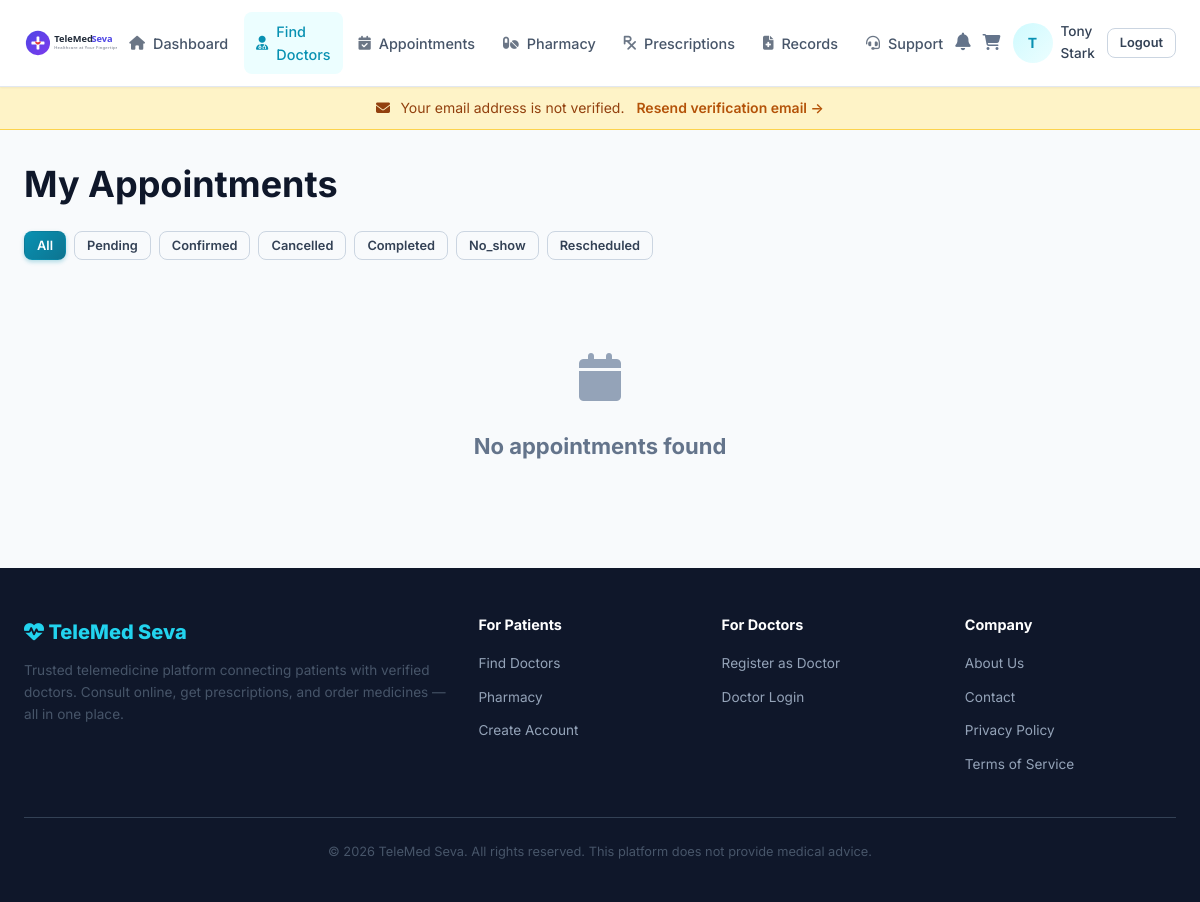
The page /appointments/my (signed in) on the database as committed earlier.
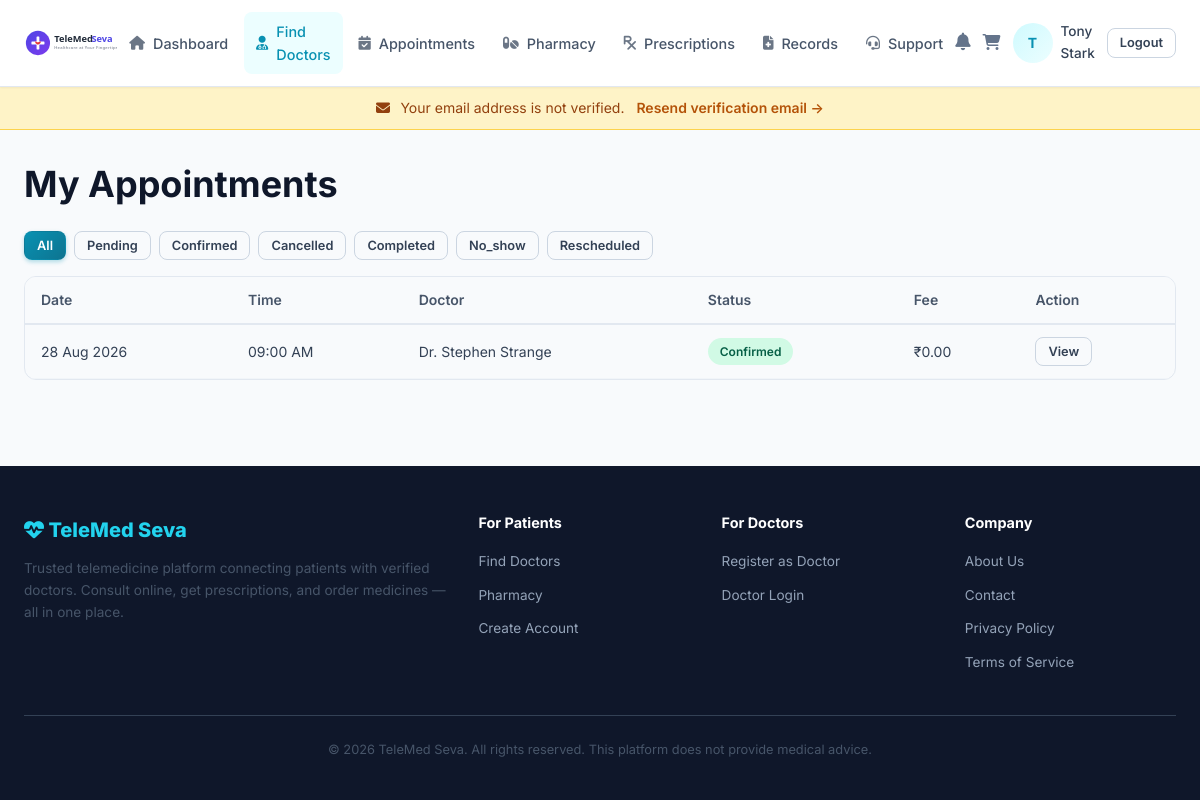
The same page on the database as committed later.
### app/models/appointment.py (models this page shows, shortened)
class Appointment(db.Model):
    __tablename__ = 'appointments'
    id = db.Column(db.Integer, primary_key=True)
    patient_id = db.Column(
        db.Integer,
        db.ForeignKey('users.id', ondelete='CASCADE'),
        nullable=False,
        index=True,
    )
    doctor_id = db.Column(
        db.Integer,
        db.ForeignKey('doctor_profiles.id', ondelete='CASCADE'),
        nullable=False,
        index=True,
    )
    appointment_date = db.Column(db.Date, nullable=False)
    start_time = db.Column(db.Time, nullable=False)
    end_time = db.Column(db.Time, nullable=False)
    appointment_type = db.Column(
        db.Enum(AppointmentType), default=AppointmentType.VIDEO, nullable=False
    )
    status = db.Column(
        db.Enum(AppointmentStatus),
        default=AppointmentStatus.PENDING,
        nullable=False,
        index=True,
    )
    cancellation_reason = db.Column(db.Text)
    cancelled_by = db.Column(db.Integer, db.ForeignKey('users.id'), nullable=True)
    locked_until = db.Column(db.DateTime, nullable=True)
    locked_by = db.Column(db.Integer, db.ForeignKey('users.id'), nullable=True)
    patient_notes = db.Column(db.Text)
    consultation_fee = db.Column(db.Numeric(10, 2), nullable=False, default=0)
    rescheduled_from = db.Column(db.Integer, db.ForeignKey('appointments.id'), nullable=True)
    created_at = db.Column(db.DateTime, default=lambda: datetime.now(timezone.utc), nullable=False)
    updated_at = db.Column(
        db.DateTime,
        default=lambda: datetime.now(timezone.utc),
        onupdate=lambda: datetime.now(timezone.utc),
    )
    patient = db.relationship('User', foreign_keys=[patient_id], backref='patient_appointments')
    doctor = db.relationship('DoctorProfile', backref='appointments')
    consultation = db.relationship(
        'Consultation', backref='appointment', uselist=False, cascade='all, delete-orphan'
    )
    payment = db.relationship(
        'Payment',
        primaryjoin="and_(Payment.reference_type=='appointment', "
                    "foreign(Payment.reference_id)==Appointment.id)",
        viewonly=True,
        uselist=False,
    )
    __table_args__ = (
        db.UniqueConstraint(
            'doctor_id', 'appointment_date', 'start_time',
            name='uq_doctor_date_slot',
        ),
    )
    VALID_TRANSITIONS = {
        AppointmentStatus.PENDING: {
            AppointmentStatus.CONFIRMED,
            AppointmentStatus.CANCELLED,
        },
        AppointmentStatus.CONFIRMED: {
            AppointmentStatus.COMPLETED,
            AppointmentStatus.CANCELLED,
            AppointmentStatus.NO_SHOW,
            AppointmentStatus.RESCHEDULED,
        },
        AppointmentStatus.CANCELLED: set(),
        AppointmentStatus.COMPLETED: set(),
        AppointmentStatus.NO_SHOW: set(),
        AppointmentStatus.RESCHEDULED: set(),
    }

### app/models/user.py (models this page shows, shortened)
class DoctorProfile(db.Model):
    __tablename__ = 'doctor_profiles'
    id = db.Column(db.Integer, primary_key=True)
    user_id = db.Column(db.Integer, db.ForeignKey('users.id', ondelete='CASCADE'), unique=True, nullable=False)
    first_name = db.Column(db.String(100), nullable=False)
    last_name = db.Column(db.String(100), nullable=False)
    phone = db.Column(db.String(20))
    avatar = db.Column(db.String(255))
    specialty_id = db.Column(db.Integer, db.ForeignKey('specialties.id'), nullable=True)
    qualifications = db.Column(db.String(500))
    registration_number = db.Column(db.String(100))
    experience_years = db.Column(db.Integer, default=0)
    bio = db.Column(db.Text)
    languages = db.Column(db.String(300))
    consultation_fee = db.Column(db.Numeric(10, 2), default=0)
    consultation_duration = db.Column(db.Integer, default=30)  # minutes
    is_verified = db.Column(db.Boolean, default=False, nullable=False)
    is_available = db.Column(db.Boolean, default=True, nullable=False)
    created_at = db.Column(db.DateTime, default=lambda: datetime.now(timezone.utc), nullable=False)
    updated_at = db.Column(
        db.DateTime,
        default=lambda: datetime.now(timezone.utc),
        onupdate=lambda: datetime.now(timezone.utc),
    )
    specialty = db.relationship('Specialty', backref='doctors')
    verification = db.relationship(
        'DoctorVerification', backref='doctor', uselist=False, cascade='all, delete-orphan'
    )
    availabilities = db.relationship('Availability', backref='doctor', cascade='all, delete-orphan')
    reviews = db.relationship('Review', backref='doctor', lazy='dynamic')
    @property
    def full_name(self):
        return f'{self.first_name} {self.last_name}'

### app/appointments/routes.py (the view)
@appointments_bp.route('/my')
@login_required
def my_appointments():
    if current_user.role == UserRole.PATIENT:
        query = Appointment.query.filter_by(patient_id=current_user.id)
    elif current_user.role == UserRole.DOCTOR:
        query = Appointment.query.filter_by(doctor_id=current_user.doctor_profile.id)
    else:
        abort(403)
    status_filter = request.args.get('status')
    if status_filter:
        try:
            query = query.filter_by(status=AppointmentStatus(status_filter))
        except ValueError:
            pass
    appointments = paginate_query(
        query.order_by(Appointment.appointment_date.desc(), Appointment.start_time.desc()),
        per_page=15,
    )
    return render_template(
        'appointments/list.html',
        title='My Appointments',
        appointments=appointments,
        statuses=AppointmentStatus,
    )

### app/__init__.py (called while the page is built)
def _init_extensions(app):
    db.init_app(app)
    migrate.init_app(app, db)
    login_manager.init_app(app)
    csrf.init_app(app)
    mail.init_app(app)
    if app.config.get('RATELIMIT_ENABLED', True):
        limiter.init_app(app)
    else:
        limiter.enabled = False
        limiter.init_app(app)
    @login_manager.user_loader
    def load_user(user_id):
        from .models.user import User
        return db.session.get(User, int(user_id))

### app/models/user.py (called while the page is built)
    @property
    def display_name(self):
        if self.role == UserRole.PATIENT and self.patient_profile:
            return self.patient_profile.full_name
        if self.role == UserRole.DOCTOR and self.doctor_profile:
            return f'Dr. {self.doctor_profile.full_name}'
        return self.email.split('@')[0]

    @property
    def avatar_url(self):
        profile = self.patient_profile or self.doctor_profile
        if profile and profile.avatar:
            return f'/uploads/avatars/{profile.avatar}'
        return None

    @property
    def full_name(self):
        return f'{self.first_name} {self.last_name}'

### app/templates/appointments/list.html (shortened to what this page needs)
{% extends "base.html" %}
{% block content %}
<div class="container">
  <h1 class="mb-6">My Appointments</h1>
  <div style="margin-bottom:var(--space-4); display:flex; gap:var(--space-2); flex-wrap:wrap;">
    <a href="{{ url_for('appointments.my_appointments') }}" class="btn {{ 'btn-primary' if not request.args.get('status') else 'btn-outline' }} btn-sm">All</a>
    {% for st in statuses %}<a href="?status={{ st.value }}" class="btn {{ 'btn-primary' if request.args.get('status') == st.value else 'btn-outline' }} btn-sm">{{ st.value|title }}</a>{% endfor %}
  </div>
  {% if appointments.items %}
  <div class="table-responsive"><table><thead><tr><th>Date</th><th>Time</th><th>{% if current_user.role.value == 'patient' %}Doctor{% else %}Patient{% endif %}</th><th>Status</th><th>Fee</th><th>Action</th></tr></thead><tbody>
  {% for appt in appointments.items %}
  <tr><td>{{ appt.appointment_date.strftime('%d %b %Y') }}</td><td>{{ appt.start_time.strftime('%I:%M %p') }}</td>
  <td>{% if current_user.role.value == 'patient' %}Dr. {{ appt.doctor.full_name }}{% else %}{{ appt.patient.display_name }}{% endif %}</td>
  <td><span class="badge badge-{{ 'success' if appt.status.value == 'confirmed' else 'warning' if appt.status.value == 'pending' else 'danger' if appt.status.value == 'cancelled' else 'info' }}">{{ appt.status.value }}</span></td>
  <td>{{ currency }}{{ appt.consultation_fee }}</td>
  <td><a href="{{ url_for('appointments.detail', appointment_id=appt.id) }}" class="btn btn-outline btn-sm">View</a>
  </td></tr>
  {% endfor %}
  </tbody></table></div>
  {% else %}<div class="empty-state"><div class="empty-icon"><i class="fas fa-calendar"></i></div><h3>No appointments found</h3></div>{% endif %}
</div>
{% endblock %}

Rows that differ between the two databases and show on the page:
added Appointment: appointment_date "28 Aug 2026", start_time "09:00 AM", doctor.full_name "Stephen Strange", status.value "Confirmed", currency "₹", consultation_fee "0.00"
Other text that changed with them:
text no longer shown: "No appointments found"
text now shown: "Date Time Doctor Status Fee Action"
